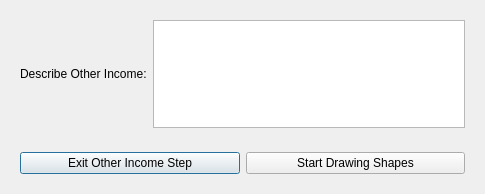
<ui version="4.0" >
 <author>Aaron Racicot</author>
 <class>SelectOther</class>
 <widget class="QDialog" name="SelectOther" >
  <property name="geometry" >
   <rect>
    <x>0</x>
    <y>0</y>
    <width>485</width>
    <height>194</height>
   </rect>
  </property>
  <property name="windowTitle" >
   <string>OpenOceanMap - Select Other Income</string>
  </property>
  <layout class="QVBoxLayout" >
   <item>
    <widget class="QWidget" native="1" name="widget" >
     <layout class="QHBoxLayout" >
      <item>
       <widget class="QLabel" name="other_text" >
        <property name="text" >
         <string>Describe Other Income:</string>
        </property>
       </widget>
      </item>
      <item>
       <widget class="QTextEdit" name="other_line" />
      </item>
     </layout>
    </widget>
   </item>
   <item>
    <widget class="QWidget" native="1" name="widget_2" >
     <layout class="QHBoxLayout" >
      <item>
       <widget class="QPushButton" name="pbnFinished" >
        <property name="text" >
         <string>Exit Other Income Step</string>
        </property>
       </widget>
      </item>
      <item>
       <widget class="QPushButton" name="pbnStartShapes" >
        <property name="text" >
         <string>Start Drawing Shapes</string>
        </property>
       </widget>
      </item>
     </layout>
    </widget>
   </item>
  </layout>
 </widget>
 <resources/>
 <connections/>
</ui>
